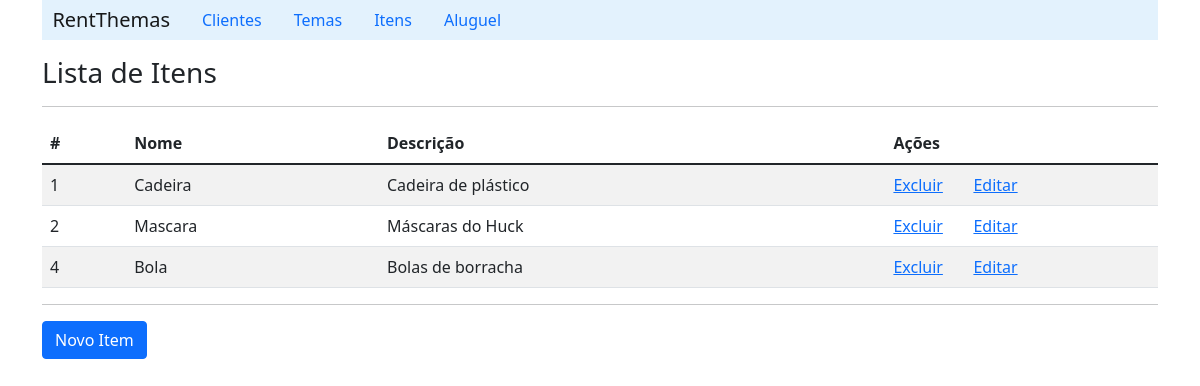
Screenshot of /listItem/ with the database file from the repository.
### rent/models.py (models this page shows, shortened)
class Item(models.Model):
    name = models.CharField(max_length=30, blank=False)
    description = models.CharField(max_length=200)

### rent/views.py (the view)
# urls.py: path('listItem/', ItemViews.listItem),
    def listItem(request):
        item_list = Item.objects.all()
        context = {'item_list': item_list}
        return render(request, 'item/listItem.html', context)

### rent/templates/item/listItem.html (shortened to what this page needs)
{% extends "index.html" %}
    {% block content %}
        <h3>Lista de Itens</h3>
        <hr>
        <table class="table table-striped">
            {% if item_list %}
            <thead>
                <tr>
                    <th scope="col">#</th>
                    <th scope="col">Nome</th>
                    <th scope="col">Descrição</th>
                    <th scope="col">Ações</th>
                    <th scope="col"></th>
                </tr>
            </thead>
                {% for item in item_list%}
                    <tr>
                        <td>{{item.id}}</td>
                        <td>{{item.name}}</td>
                        <td>{{item.description}}</td>
                        <td width='80'><a href="/deleteItem/{{item.id}}">Excluir</a></td>
                        <td><a href="/detailItem/{{item.id}}">Editar</a></td>
                    </tr>
                {% endfor %}
            {% else %}
                <p>Nenhum item cadastrado!!</p>
            {%endif%}
        </table>
        <hr>
        <a class="btn btn-primary" href="/formItem">Novo Item</a>
    {% endblock %}

### rows the page displays
Item: id "1", name "Cadeira", description "Cadeira de plástico"
Item: id "2", name "Mascara", description "Máscaras do Huck"
Item: id "4", name "Bola", description "Bolas de borracha"
